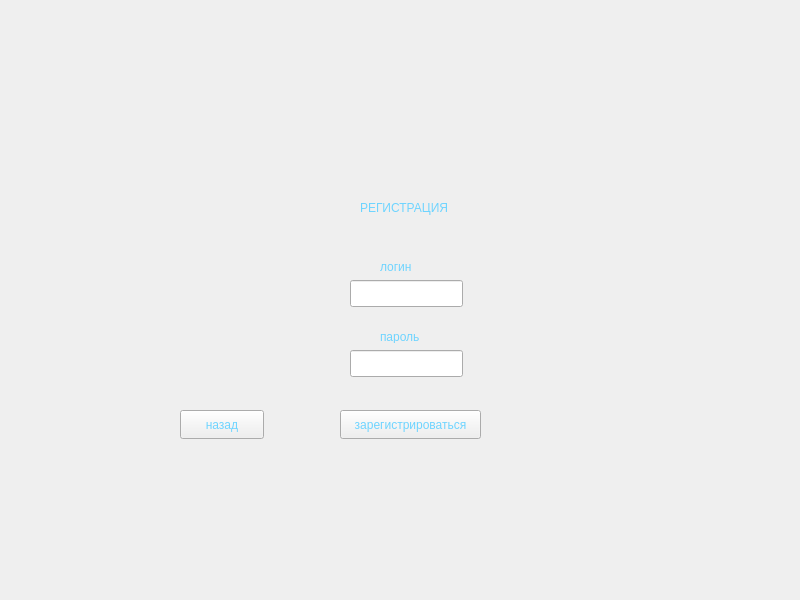
<?xml version="1.0" encoding="UTF-8"?>
<ui version="4.0">
 <class>Widget</class>
 <widget class="QWidget" name="Widget">
  <property name="geometry">
   <rect>
    <x>0</x>
    <y>0</y>
    <width>800</width>
    <height>600</height>
   </rect>
  </property>
  <property name="windowTitle">
   <string>Widget</string>
  </property>
  <widget class="QWidget" name="widget" native="true">
   <property name="geometry">
    <rect>
     <x>150</x>
     <y>150</y>
     <width>491</width>
     <height>311</height>
    </rect>
   </property>
   <property name="styleSheet">
    <string notr="true">color: rgb(110, 212, 255);</string>
   </property>
   <widget class="QLabel" name="label">
    <property name="geometry">
     <rect>
      <x>210</x>
      <y>50</y>
      <width>101</width>
      <height>16</height>
     </rect>
    </property>
    <property name="text">
     <string>РЕГИСТРАЦИЯ</string>
    </property>
   </widget>
   <widget class="QLabel" name="label_2">
    <property name="geometry">
     <rect>
      <x>230</x>
      <y>110</y>
      <width>56</width>
      <height>13</height>
     </rect>
    </property>
    <property name="text">
     <string>логин</string>
    </property>
   </widget>
   <widget class="QLabel" name="label_3">
    <property name="geometry">
     <rect>
      <x>230</x>
      <y>180</y>
      <width>56</width>
      <height>13</height>
     </rect>
    </property>
    <property name="text">
     <string>пароль</string>
    </property>
   </widget>
   <widget class="QPushButton" name="pushButton">
    <property name="geometry">
     <rect>
      <x>190</x>
      <y>260</y>
      <width>141</width>
      <height>29</height>
     </rect>
    </property>
    <property name="text">
     <string>зарегистрироваться</string>
    </property>
   </widget>
   <widget class="QLineEdit" name="lineEdit">
    <property name="geometry">
     <rect>
      <x>200</x>
      <y>200</y>
      <width>113</width>
      <height>27</height>
     </rect>
    </property>
   </widget>
   <widget class="QLineEdit" name="lineEdit_2">
    <property name="geometry">
     <rect>
      <x>200</x>
      <y>130</y>
      <width>113</width>
      <height>27</height>
     </rect>
    </property>
   </widget>
   <widget class="QPushButton" name="pushButton_2">
    <property name="geometry">
     <rect>
      <x>30</x>
      <y>260</y>
      <width>84</width>
      <height>29</height>
     </rect>
    </property>
    <property name="text">
     <string>назад</string>
    </property>
   </widget>
  </widget>
 </widget>
 <resources/>
 <connections/>
</ui>
